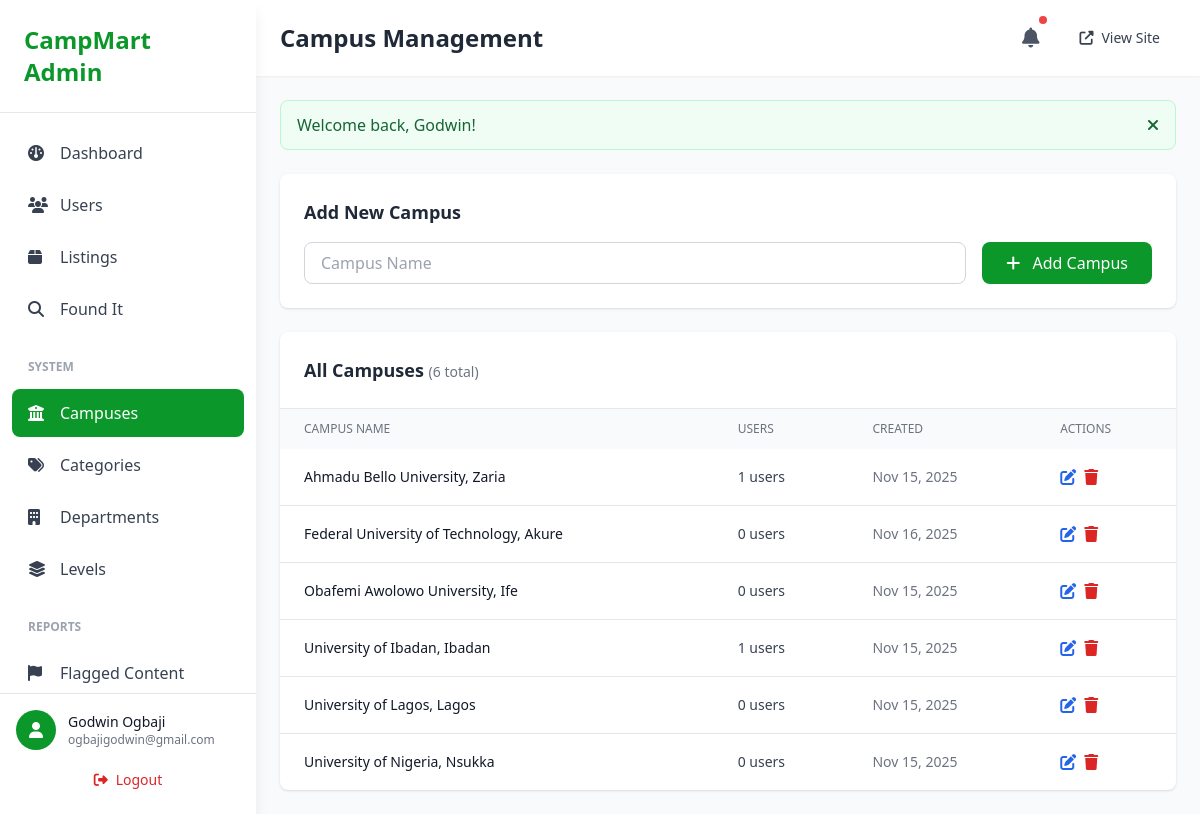
Page /admin/campuses.php (signed in) on the committed database.
### tables this page shows
CREATE TABLE `campuses` (
  `campus_id` int(11) NOT NULL,
  `campus_name` varchar(255) NOT NULL,
  `city` varchar(100) NOT NULL,
  `state` varchar(100) NOT NULL,
  `latitude` decimal(10,6) DEFAULT NULL,
  `longitude` decimal(10,6) DEFAULT NULL,
  `created_at` timestamp NOT NULL DEFAULT current_timestamp(),
  `updated_at` timestamp NOT NULL DEFAULT current_timestamp() ON UPDATE current_timestamp()
);

### admin/auth.php (called while the page is built, shortened)
<?php
function getAdminName() {
    return $_SESSION['admin_name'] ?? 'Admin';
}
function getAdminEmail() {
    return $_SESSION['admin_email'] ?? '';
}

### admin/campuses.php (the view, shortened to what this page needs)
<?php
$page_title = 'Campus Management';
require_once 'auth.php';
$db = Database::getInstance();
$conn = $db->getConnection();
$campuses = $conn->query("
    SELECT c.campus_id, c.campus_name, c.created_at,
           (SELECT COUNT(*) FROM users WHERE campus_id = c.campus_id) as user_count
    FROM campuses c
    ORDER BY c.campus_name ASC
");
require_once 'header.php';
?>
<div class="bg-white rounded-lg shadow mb-6">
    <div class="p-6">
        <h3 class="text-lg font-semibold text-gray-800 mb-4">Add New Campus</h3>
        <form method="POST" class="flex gap-4">
            <input type="text" name="campus_name" placeholder="Campus Name" required
                   class="flex-1 px-4 py-2 border border-gray-300 rounded-lg focus:ring-2 focus:ring-primary focus:border-transparent">
            <button type="submit" class="px-6 py-2 bg-primary text-white rounded-lg hover:bg-opacity-90">
                <i class="fas fa-plus mr-2"></i> Add Campus
            </button>
        </form>
    </div>
</div>
<div class="bg-white rounded-lg shadow">
    <div class="p-6 border-b">
        <h3 class="text-lg font-semibold text-gray-800">
            All Campuses <span class="text-sm text-gray-500 font-normal">(<?php echo $campuses->num_rows; ?> total)</span>
        </h3>
    </div>
    <div class="overflow-x-auto">
        <table class="w-full">
            <thead class="bg-gray-50">
                <tr>
                    <th class="px-6 py-3 text-left text-xs font-medium text-gray-500 uppercase">Campus Name</th>
                    <th class="px-6 py-3 text-left text-xs font-medium text-gray-500 uppercase">Users</th>
                    <th class="px-6 py-3 text-left text-xs font-medium text-gray-500 uppercase">Created</th>
                    <th class="px-6 py-3 text-left text-xs font-medium text-gray-500 uppercase">Actions</th>
                </tr>
            </thead>
            <tbody class="divide-y divide-gray-200">
                <?php if ($campuses->num_rows > 0): ?>
                    <?php while ($campus = $campuses->fetch_assoc()): ?>
                        <tr class="hover:bg-gray-50" id="campus-row-<?php echo $campus['campus_id']; ?>">
                            <td class="px-6 py-4">
                                <p class="text-sm font-medium text-gray-900"><?php echo htmlspecialchars($campus['campus_name']); ?></p>
                            </td>
                            <td class="px-6 py-4 text-sm text-gray-700">
                                <?php echo number_format($campus['user_count']); ?> users
                            </td>
                            <td class="px-6 py-4 text-sm text-gray-500">
                                <?php echo date('M d, Y', strtotime($campus['created_at'])); ?>
                            </td>
                            <td class="px-6 py-4">
                                <div class="flex items-center gap-2">
                                    <button onclick="editCampus(<?php echo $campus['campus_id']; ?>, '<?php echo htmlspecialchars($campus['campus_name'], ENT_QUOTES); ?>')"
                                            class="text-blue-600 hover:text-blue-800" title="Edit">
                                        <i class="fas fa-edit"></i>
                                    </button>
                                    <form method="POST" class="inline" onsubmit="return confirm('Are you sure you want to delete this campus?');">
                                        <button type="submit" class="text-red-600 hover:text-red-800" title="Delete">
                                            <i class="fas fa-trash"></i>
                                        </button>
                                    </form>
                                </div>
                            </td>
                        </tr>
                    <?php endwhile; ?>
                <?php endif; ?>
            </tbody>
        </table>
    </div>
</div>
<?php require_once 'footer.php'; ?>

### admin/header.php (shortened to what this page needs)
<?php
require_once 'auth.php';
?>
<!DOCTYPE html>
<html lang="en">
<head>
    <script src="https://cdn.tailwindcss.com"></script>
    <link rel="stylesheet" href="https://cdnjs.cloudflare.com/ajax/libs/font-awesome/6.4.0/css/all.min.css">
</head>
<body class="bg-gray-50">
    <aside id="sidebar" class="fixed top-0 left-0 w-64 h-full bg-white shadow-lg z-40 transform transition-transform duration-300">
        <div class="h-full flex flex-col">
            <div class="p-6 border-b">
                <h1 class="text-2xl font-bold text-primary">CampMart Admin</h1>
            </div>
            <nav class="flex-1 overflow-y-auto py-4">
                <ul class="space-y-1 px-3">
                    <li>
                        <a href="index.php" class="flex items-center gap-3 px-4 py-3 text-gray-700 rounded-lg hover:bg-gray-100 <?php echo basename($_SERVER['PHP_SELF']) == 'index.php' ? 'bg-primary text-white hover:bg-primary' : ''; ?>">
                            <i class="fas fa-dashboard w-5"></i>
                            <span>Dashboard</span>
                        </a>
                    </li>
                    <li>
                        <a href="users.php" class="flex items-center gap-3 px-4 py-3 text-gray-700 rounded-lg hover:bg-gray-100 <?php echo basename($_SERVER['PHP_SELF']) == 'users.php' ? 'bg-primary text-white hover:bg-primary' : ''; ?>">
                            <i class="fas fa-users w-5"></i>
                            <span>Users</span>
                        </a>
                    </li>
                    <li>
                        <a href="listings.php" class="flex items-center gap-3 px-4 py-3 text-gray-700 rounded-lg hover:bg-gray-100 <?php echo basename($_SERVER['PHP_SELF']) == 'listings.php' ? 'bg-primary text-white hover:bg-primary' : ''; ?>">
                            <i class="fas fa-box w-5"></i>
                            <span>Listings</span>
                        </a>
                    </li>
                    <li>
                        <a href="lost-found.php" class="flex items-center gap-3 px-4 py-3 text-gray-700 rounded-lg hover:bg-gray-100 <?php echo basename($_SERVER['PHP_SELF']) == 'lost-found.php' ? 'bg-primary text-white hover:bg-primary' : ''; ?>">
                            <i class="fas fa-search w-5"></i>
                            <span>Found It</span>
                        </a>
                    </li>
                    <li class="pt-4 pb-2 px-4">
                        <span class="text-xs font-semibold text-gray-400 uppercase">System</span>
                    </li>
                    <li>
                        <a href="campuses.php" class="flex items-center gap-3 px-4 py-3 text-gray-700 rounded-lg hover:bg-gray-100 <?php echo basename($_SERVER['PHP_SELF']) == 'campuses.php' ? 'bg-primary text-white hover:bg-primary' : ''; ?>">
                            <i class="fas fa-university w-5"></i>
                            <span>Campuses</span>
                        </a>
                    </li>
                    <li>
                        <a href="categories.php" class="flex items-center gap-3 px-4 py-3 text-gray-700 rounded-lg hover:bg-gray-100 <?php echo basename($_SERVER['PHP_SELF']) == 'categories.php' ? 'bg-primary text-white hover:bg-primary' : ''; ?>">
                            <i class="fas fa-tags w-5"></i>
                            <span>Categories</span>
                        </a>
                    </li>
                    <li>
                        <a href="departments.php" class="flex items-center gap-3 px-4 py-3 text-gray-700 rounded-lg hover:bg-gray-100 <?php echo basename($_SERVER['PHP_SELF']) == 'departments.php' ? 'bg-primary text-white hover:bg-primary' : ''; ?>">
                            <i class="fas fa-building w-5"></i>
                            <span>Departments</span>
                        </a>
                    </li>
                    <li>
                        <a href="levels.php" class="flex items-center gap-3 px-4 py-3 text-gray-700 rounded-lg hover:bg-gray-100 <?php echo basename($_SERVER['PHP_SELF']) == 'levels.php' ? 'bg-primary text-white hover:bg-primary' : ''; ?>">
                            <i class="fas fa-layer-group w-5"></i>
                            <span>Levels</span>
                        </a>
                    </li>
                    <li class="pt-4 pb-2 px-4">
                        <span class="text-xs font-semibold text-gray-400 uppercase">Reports</span>
                    </li>
                    <li>
                        <a href="reports.php" class="flex items-center gap-3 px-4 py-3 text-gray-700 rounded-lg hover:bg-gray-100 <?php echo basename($_SERVER['PHP_SELF']) == 'reports.php' ? 'bg-primary text-white hover:bg-primary' : ''; ?>">
                            <i class="fas fa-flag w-5"></i>
                            <span>Flagged Content</span>
                        </a>
                    </li>
                </ul>
            </nav>
            <div class="p-4 border-t">
                <div class="flex items-center gap-3">
                    <div class="w-10 h-10 rounded-full bg-primary text-white flex items-center justify-center">
                        <i class="fas fa-user"></i>
                    </div>
                    <div class="flex-1 min-w-0">
                        <p class="text-sm font-medium text-gray-900 truncate"><?php echo htmlspecialchars(getAdminName()); ?></p>
                        <p class="text-xs text-gray-500 truncate"><?php echo htmlspecialchars(getAdminEmail()); ?></p>
                    </div>
                </div>
                <a href="logout.php" class="mt-3 w-full flex items-center justify-center gap-2 px-4 py-2 text-sm text-red-600 hover:bg-red-50 rounded-lg transition">
                    <i class="fas fa-sign-out-alt"></i>
                    <span>Logout</span>
                </a>
            </div>
        </div>
    </aside>
    <div class="lg:ml-64">
        <header class="bg-white shadow-sm sticky top-0 z-30">
            <div class="flex items-center justify-between px-6 py-4">
                <h2 class="text-2xl font-semibold text-gray-800"><?php echo $page_title ?? 'Dashboard'; ?></h2>
                <div class="flex items-center gap-4">
                    <button class="relative p-2 text-gray-600 hover:text-primary">
                        <i class="fas fa-bell text-xl"></i>
                        <span class="absolute top-0 right-0 w-2 h-2 bg-red-500 rounded-full"></span>
                    </button>
                    <a href="../index.php" target="_blank" class="flex items-center gap-2 px-4 py-2 text-sm text-gray-700 hover:text-primary">
                        <i class="fas fa-external-link-alt"></i>
                        <span class="hidden sm:inline">View Site</span>
                    </a>
                </div>
            </div>
        </header>
        <main class="p-6">
            <?php if (isset($_SESSION['success'])): ?>
                <div class="mb-6 bg-green-50 border border-green-200 text-green-800 px-4 py-3 rounded-lg flex items-center justify-between">
                    <span><?php echo htmlspecialchars($_SESSION['success']); ?></span>
                    <button onclick="this.parentElement.remove()" class="text-green-800 hover:text-green-900">
                        <i class="fas fa-times"></i>
                    </button>
                </div>
            <?php endif; ?>

### admin/footer.php (shortened to what this page needs)
        </main>
    </div>
</body>
</html>

### rows in the picture
campuses: campus_name "Ahmadu Bello University, Zaria", user_count "1", created_at "Nov 15, 2025"
campuses: campus_name "Federal University of Technology, Akure", user_count "0", created_at "Nov 16, 2025"
campuses: campus_name "Obafemi Awolowo University, Ife", user_count "0", created_at "Nov 15, 2025"
campuses: campus_name "University of Ibadan, Ibadan", user_count "1", created_at "Nov 15, 2025"
campuses: campus_name "University of Lagos, Lagos", user_count "0", created_at "Nov 15, 2025"
campuses: campus_name "University of Nigeria, Nsukka", user_count "0", created_at "Nov 15, 2025"

### other values in the picture
getAdminName() "Godwin Ogbaji"
getAdminEmail() "ogbajigodwin@gmail.com"
$page_title "Campus Management"
$_SESSION['success'] "Welcome back, Godwin!"
$campuses->num_rows "6"
